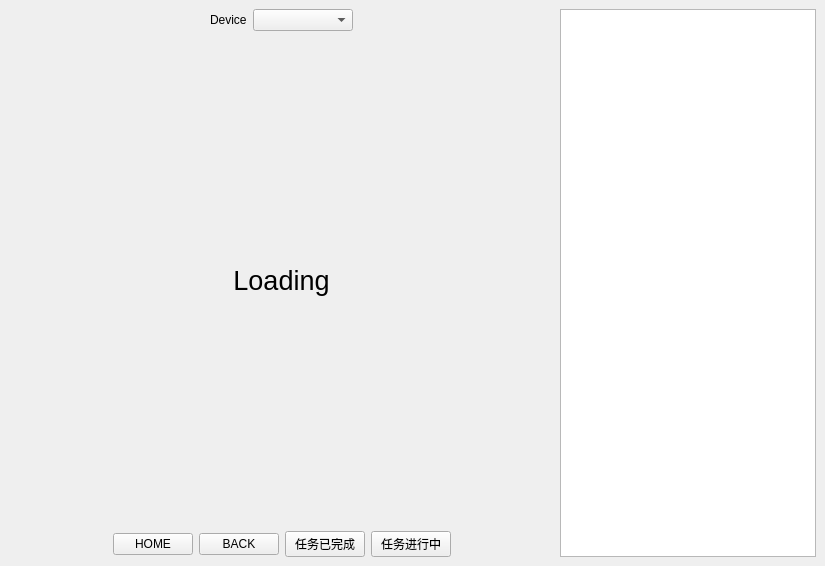
<?xml version="1.0" encoding="UTF-8"?>
<ui version="4.0">
 <class>MainWindow</class>
 <widget class="QMainWindow" name="MainWindow">
  <property name="geometry">
   <rect>
    <x>0</x>
    <y>0</y>
    <width>825</width>
    <height>566</height>
   </rect>
  </property>
  <property name="windowTitle">
   <string>MainWindow</string>
  </property>
  <widget class="QWidget" name="centralwidget">
   <layout class="QHBoxLayout" name="horizontalLayout_3" stretch="100,0">
    <item>
     <layout class="QVBoxLayout" name="verticalLayout" stretch="0,100,0">
      <property name="sizeConstraint">
       <enum>QLayout::SetFixedSize</enum>
      </property>
      <item>
       <layout class="QHBoxLayout" name="horizontalLayout_4" stretch="0,0,0,0">
        <item>
         <spacer name="horizontalSpacer_3">
          <property name="orientation">
           <enum>Qt::Horizontal</enum>
          </property>
          <property name="sizeHint" stdset="0">
           <size>
            <width>40</width>
            <height>20</height>
           </size>
          </property>
         </spacer>
        </item>
        <item>
         <widget class="QLabel" name="label_2">
          <property name="text">
           <string>Device</string>
          </property>
         </widget>
        </item>
        <item>
         <widget class="QComboBox" name="combo_device">
          <property name="minimumSize">
           <size>
            <width>100</width>
            <height>0</height>
           </size>
          </property>
         </widget>
        </item>
        <item>
         <spacer name="horizontalSpacer_4">
          <property name="orientation">
           <enum>Qt::Horizontal</enum>
          </property>
          <property name="sizeHint" stdset="0">
           <size>
            <width>40</width>
            <height>20</height>
           </size>
          </property>
         </spacer>
        </item>
       </layout>
      </item>
      <item>
       <layout class="QHBoxLayout" name="horizontalLayout_2" stretch="0">
        <property name="sizeConstraint">
         <enum>QLayout::SetFixedSize</enum>
        </property>
        <property name="rightMargin">
         <number>0</number>
        </property>
        <item>
         <widget class="QLabel" name="label">
          <property name="text">
           <string>&lt;html&gt;&lt;head/&gt;&lt;body&gt;&lt;p&gt;&lt;span style=&quot; font-size:20pt;&quot;&gt;Loading&lt;/span&gt;&lt;/p&gt;&lt;/body&gt;&lt;/html&gt;</string>
          </property>
          <property name="alignment">
           <set>Qt::AlignCenter</set>
          </property>
         </widget>
        </item>
       </layout>
      </item>
      <item>
       <layout class="QHBoxLayout" name="horizontalLayout" stretch="0,0,0,0,0,0">
        <property name="spacing">
         <number>6</number>
        </property>
        <property name="sizeConstraint">
         <enum>QLayout::SetFixedSize</enum>
        </property>
        <item>
         <spacer name="horizontalSpacer">
          <property name="orientation">
           <enum>Qt::Horizontal</enum>
          </property>
          <property name="sizeHint" stdset="0">
           <size>
            <width>40</width>
            <height>20</height>
           </size>
          </property>
         </spacer>
        </item>
        <item>
         <widget class="QPushButton" name="button_home">
          <property name="text">
           <string>HOME</string>
          </property>
         </widget>
        </item>
        <item>
         <widget class="QPushButton" name="button_back">
          <property name="text">
           <string>BACK</string>
          </property>
         </widget>
        </item>
        <item>
         <widget class="QPushButton" name="button_task_finished">
          <property name="text">
           <string>任务已完成</string>
          </property>
         </widget>
        </item>
        <item>
         <widget class="QPushButton" name="button_task_not_finished">
          <property name="text">
           <string>任务进行中</string>
          </property>
         </widget>
        </item>
        <item>
         <spacer name="horizontalSpacer_2">
          <property name="orientation">
           <enum>Qt::Horizontal</enum>
          </property>
          <property name="sizeHint" stdset="0">
           <size>
            <width>40</width>
            <height>20</height>
           </size>
          </property>
         </spacer>
        </item>
       </layout>
      </item>
     </layout>
    </item>
    <item>
     <widget class="QListWidget" name="list_task_types"/>
    </item>
   </layout>
  </widget>
 </widget>
 <resources/>
 <connections/>
</ui>
